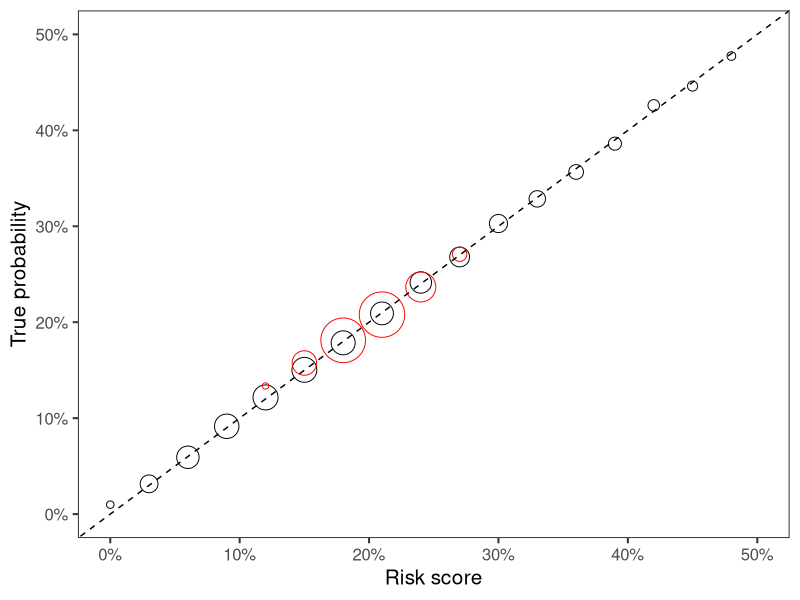
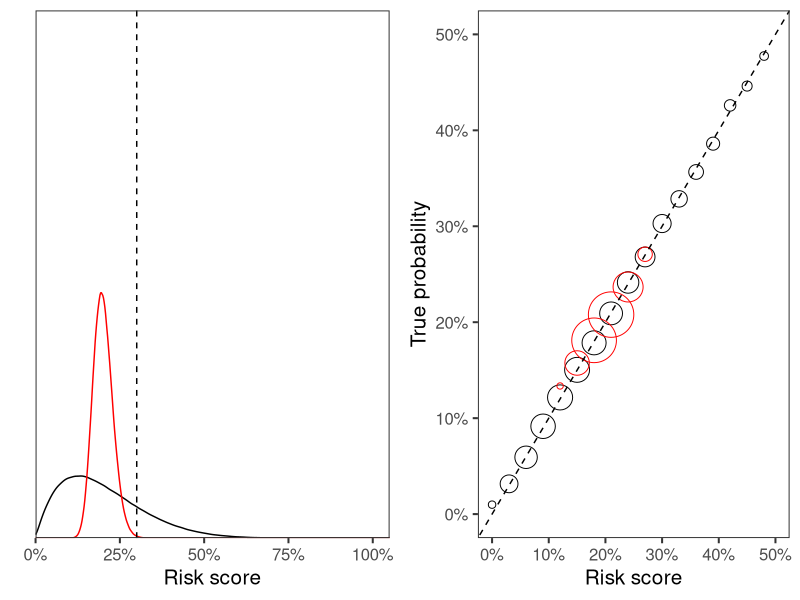

Write R code to recreate these figures, in order.
library(ggplot2)
library(dplyr)
library(gridExtra)

# This script produces the plot which illustrates that calibration is an insufficient criterion to 
# guarantee fair risk scores. Checked. 

setwd("~/cost-of-fairness/")

theme_set(
  theme_bw(base_size         = 15) +
    theme(panel.grid.major     = element_blank()) + 
    theme(panel.grid.minor     = element_blank()) + 
    theme(legend.background    = element_rect(fill = 'transparent'))
)

test_calibration = function(df, col){
  # Given a dataframe with risk scores in column "col" and outcome in column "outcome", 
  # returns a dataframe showing whether the risk scores are approximately calibrated in each bin. 
  df$p_hat = plyr::round_any(df[,col], accuracy = .03)
  calibration_df = df %>% 
    group_by(p_hat) %>%
    summarise(true_p = mean(outcome), n = n()) %>%
    filter(n > 5000)
  return(calibration_df)
}

# Simulate data by drawing from a beta distribution. 
lambda = 10
phi = .2
n = 1e6
risk_scores = rbeta(n = n, shape1 = lambda * phi, shape2 = lambda * (1 - phi))
noisy_risk_scores = risk_scores + rnorm(n = n, mean = 0, sd = .5)
outcome =  runif(n = n) < risk_scores
df = data.frame(risk_scores, noisy_risk_scores, outcome)

# recalibrate noisy risk scores
model = glm(outcome ~ noisy_risk_scores, data = df, family = binomial)
df$fitted_noisy_risk_scores = predict(model, df, type = 'response')
density_plot = ggplot(df) + 
  geom_density(aes(x = risk_scores), color = 'black') + 
  geom_density(aes(x = fitted_noisy_risk_scores), color = 'red') + 
  geom_vline(xintercept = .3, linetype = 'dashed') + # draw line for threshold. 
  xlab("Risk score") + ylab("") + 
  scale_y_continuous(expand = c(0, 0), lim = c(0, 30), breaks = NULL) + 
  scale_x_continuous(labels = scales::percent, expand = c(0, 0), lim = c(0, 1.05))

original_calibration = test_calibration(df, 'risk_scores') %>% mutate(noisy = 'not.noisy')
noisy_calibration = test_calibration(df, 'fitted_noisy_risk_scores') %>% mutate(noisy = 'noisy')
df = rbind(original_calibration, noisy_calibration)
calibration_plot = ggplot(df) + 
  geom_point(aes(x = p_hat, y = true_p, size = n, group = noisy, color = noisy), shape = 1) + 
  xlab("Risk score") + 
  ylab("True probability") + 
  scale_x_continuous(labels = scales::percent, limits = c(0, .5)) + 
  scale_y_continuous(labels = scales::percent, limits = c(0, .5)) + 
  geom_abline(slope = 1, intercept = 0, linetype = 'dashed') +
  theme(legend.position="none") + 
  scale_color_manual(values = c('red', 'black')) + 
  scale_size_area(max_size = 15)
print(calibration_plot)

pdf("figures/calibration_counterexample.pdf", width = 10, height = 5)
grid.arrange(density_plot, calibration_plot, ncol = 2, nrow = 1)
dev.off()

  
